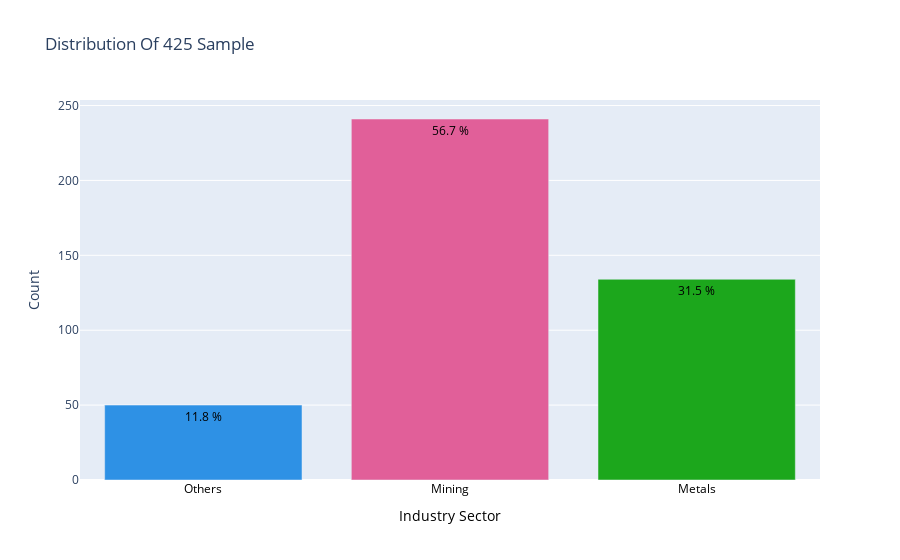

The cell this chart's notebook holds for it:
### Markdown cell above
### Industry Sector:

### Code cell
data = df2['Industry Sector'].value_counts().sort_index(ascending=False)
trace = go.Bar(x = data.index,
               text = ['{:.1f} %'.format(val) for val in (data.values / df2.shape[0] * 100)],
               textposition = 'auto',
               textfont = dict(color = '#000000'),
               y = data.values,
               marker_color=px.colors.qualitative.Dark24,
               
               )
# Create layout
layout = dict(title = 'Distribution Of {} Sample'.format(df2.shape[0]),
              xaxis = dict(title = 'Industry Sector',color = '#000000'),
              yaxis = dict(title = 'Count'))
# Create plot
fig = go.Figure(data=[trace], layout=layout)
fig.show(renderer="colab")
iplot(fig)

### Figure 1 — Plotly figure (JSON) as saved in the notebook; plotly's stock layout.template omitted (floating-point values rounded to 4 significant figures)
{"data": [{"textposition": "auto", "textfont": {"color": "#000000"}, "text": ["11.8 %", "56.7 %", "31.5 %"], "y": [50, 241, 134], "marker": {"color": ["#2E91E5", "#E15F99", "#1CA71C", "#FB0D0D", "#DA16FF", "#222A2A", "#B68100", "#750D86", "#EB663B", "#511CFB", "#00A08B", "#FB00D1", "#FC0080", "#B2828D", "#6C7C32", "#778AAE", "#862A16", "#A777F1", "#620042", "#1616A7", "#DA60CA", "#6C4516", "#0D2A63", "#AF0038"]}, "x": ["Others", "Mining", "Metals"], "type": "bar"}], "layout": {"yaxis": {"title": {"text": "Count"}}, "xaxis": {"color": "#000000", "title": {"text": "Industry Sector"}}, "title": {"text": "Distribution Of 425 Sample"}}}
